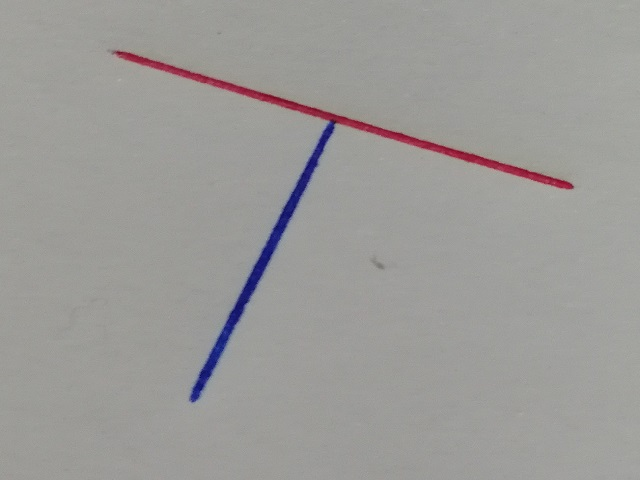
#> input picture zero_device/111.jpg, 640 x 480 px
$ python T_rotate_angle.py   (older library calls are emulated)
#> lines starting #> are read from the running program, lines starting #| are printed output that depends on the picture; after the words box and inside, x2 and y2 are one past the last pixel; in counts of white or black regions, pixels touching at a corner belong together
#> further down, frame is the input picture: shape (480, 640, 3); mean B, G, R 152.2, 154.6, 155.9
### zero_device/color_list.py
import numpy as np
import collections

#定义字典存放颜色分量上下限
#例如：{颜色: [min分量, max分量]}
#{'red': [array([160,  43,  46]), array([179, 255, 255])]}

def get_color_list():
    dict = collections.defaultdict(list)

    # 黑色
    lower_black = np.array([0, 0, 0])
    upper_black = np.array([180, 255, 46])
    color_list = []
    color_list.append(lower_black)
    color_list.append(upper_black)
    dict['black'] = color_list

    # [17 lines of commented-out code are left out]
    lower_red = np.array([0, 150, 43])
    upper_red = np.array([17, 255, 255])
    color_list = []
    color_list.append(lower_red)
    color_list.append(upper_red)
    dict['red']=color_list
    '''
    # 未采用
    lower_red = np.array([155, 131, 150])
    upper_red = np.array([162, 165, 180])
    color_list = []
    color_list.append(lower_red)
    color_list.append(upper_red)
    dict['unknown'] = color_list
    '''

    #粉色
    lower_pink = np.array([159, 46, 46])
    upper_pink = np.array([166, 255, 255])
    color_list = []
    color_list.append(lower_pink)
    color_list.append(upper_pink)
    dict['pink'] = color_list

    #黄色
    lower_yellow = np.array([24, 46, 46])
    upper_yellow = np.array([31, 255, 172])
    color_list = []
    color_list.append(lower_yellow)
    color_list.append(upper_yellow)
    dict['yellow'] = color_list

    #绿色
    lower_green = np.array([51, 64, 43])
    upper_green = np.array([96, 255, 130])
    color_list = []
    color_list.append(lower_green)
    color_list.append(upper_green)
    dict['green'] = color_list

    # [9 lines of commented-out code are left out]
    lower_blue = np.array([104, 46, 46])
    upper_blue = np.array([117, 255, 255])
    color_list = []
    color_list.append(lower_blue)
    color_list.append(upper_blue)
    dict['blue'] = color_list

    # 紫色
    lower_purple = np.array([118, 46, 46])
    upper_purple = np.array([133, 255, 255])
    color_list = []
    color_list.append(lower_purple)
    color_list.append(upper_purple)
    dict['purple'] = color_list

    return dict


# [10 lines that do not run on import are left out]

### zero_device/T_rotate_angle.py
# 该程序为了计算T型的旋转角度，根据的是T的上横（图像表现为粗线）
# 通过判断T的竖在横的上下来判断旋转小于180还是大于180

import cv2
import color_list
import math


#求T形旋转角，color1是粗线的颜色
def get_rotate_angle(frame, color1, color2):
#> called with color1 = 'red', color2 = 'blue'
    hsv = cv2.cvtColor(frame, cv2.COLOR_BGR2HSV)
#> hsv: shape (480, 640, 3); mean H, S, V 33.4, 10.9, 157.3
    color_dict = color_list.get_color_list()
    img_color1_filtering = cv2.inRange(hsv, color_dict[color1][0],
                                       color_dict[color1][1])
#> img_color1_filtering: shape (480, 640); every value is 0
    img_color2_filtering = cv2.inRange(hsv, color_dict[color2][0],
                                       color_dict[color2][1])
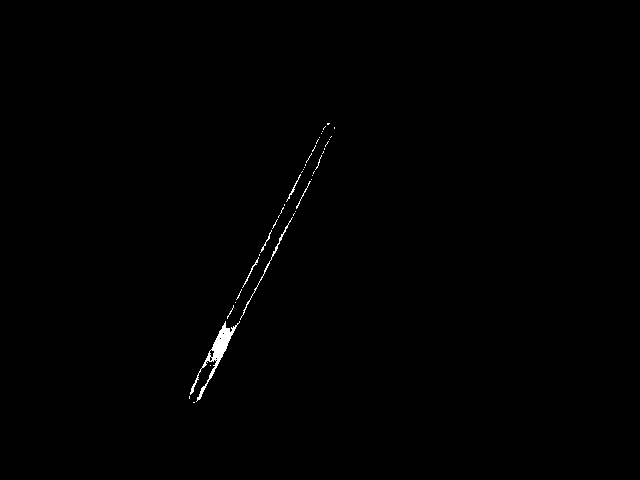
#> img_color2_filtering: shape (480, 640); 0.38% white; 41 white regions (35 under 20 px), largest, box (x1, y1, x2, y2) and area: (190, 321, 240, 402) 684, (240, 217, 293, 320) 158, (242, 257, 259, 288) 49, (286, 174, 301, 202) 45, (296, 181, 311, 209) 37, (260, 230, 272, 253) 36

    img_color1_filtering = cv2.dilate(img_color1_filtering, None, iterations=2)
    img_color1_filtering = cv2.erode(img_color1_filtering, None, iterations=4)

    img_color2_filtering = cv2.dilate(img_color2_filtering, None, iterations=2)
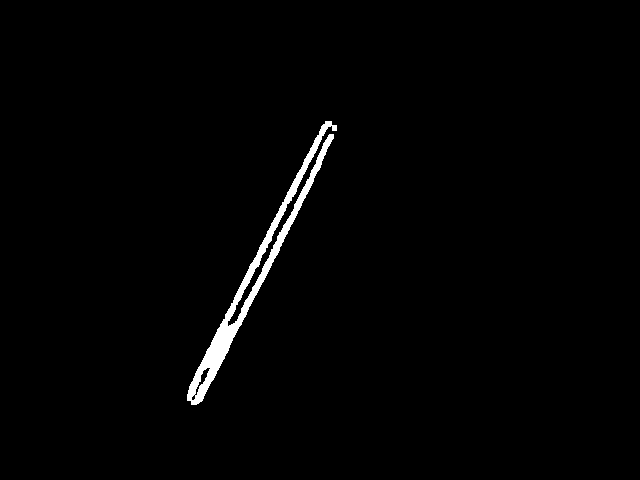
#> img_color2_filtering: shape (480, 640); 1.4% white; 1 white region, box (x1, y1, x2, y2) and area: (187, 121, 337, 405) 4359
    img_color2_filtering = cv2.erode(img_color2_filtering, None, iterations=4)
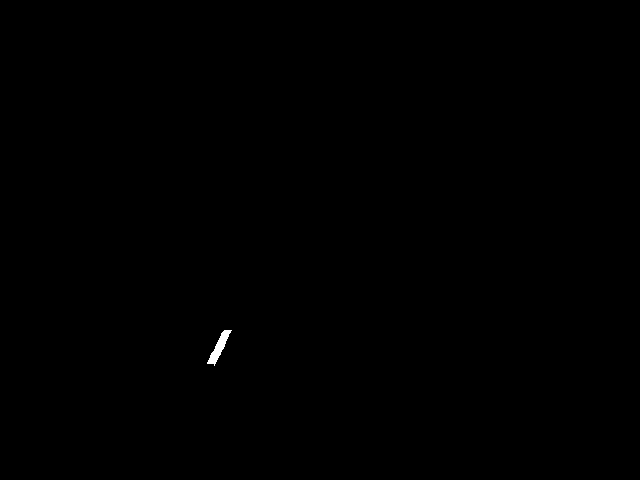
#> img_color2_filtering: shape (480, 640); 0.1% white; 1 white region

    #求轮廓
    img1, cnts1, hiera1 = cv2.findContours(img_color1_filtering, cv2.RETR_TREE,
                                           cv2.CHAIN_APPROX_SIMPLE)
#> cnts1 = []
    img2, cnts2, hiera2 = cv2.findContours(img_color2_filtering, cv2.RETR_TREE,
                                           cv2.CHAIN_APPROX_SIMPLE)
#> cnts2 = 1 contour; box (x1, y1, x2, y2) and area: (207, 330, 232, 366) 262
    #拟合椭圆
    index1 = 0
    max1 = 0
    index2 = 0
    max2 = 0
    # print(len(cnts1),len(cnts2))
    if len(cnts1) > 1:
        for (points,i) in zip(cnts1,range(len(cnts1))):
            if isinstance(points,int):
                length = 1
            else:
                length = len(points)

            # print('1',i,length)

            if length > max1:
                max1 = len(points)
                index1 = i

    if len(cnts2) > 1:
        for (points,i) in zip(cnts2,range(len(cnts2))):
            if isinstance(points,int):
                length = 1
            else:
                length = len(points)

            # print('2: i = ',i,', length = ',length)

            if length > max2:
                max2 = len(points)
                index2 = i

#> (the run stopped early here; a loop or call above may not have finished)
